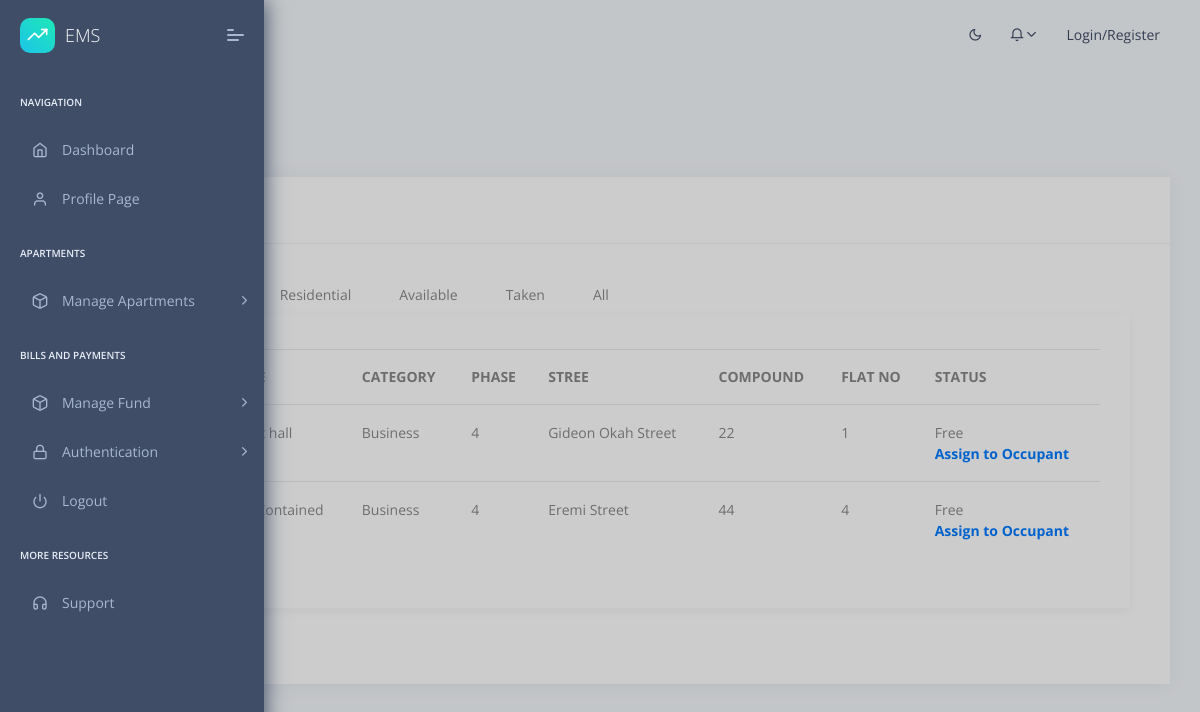
/apartment_list/, run on an earlier commit of the app's database.
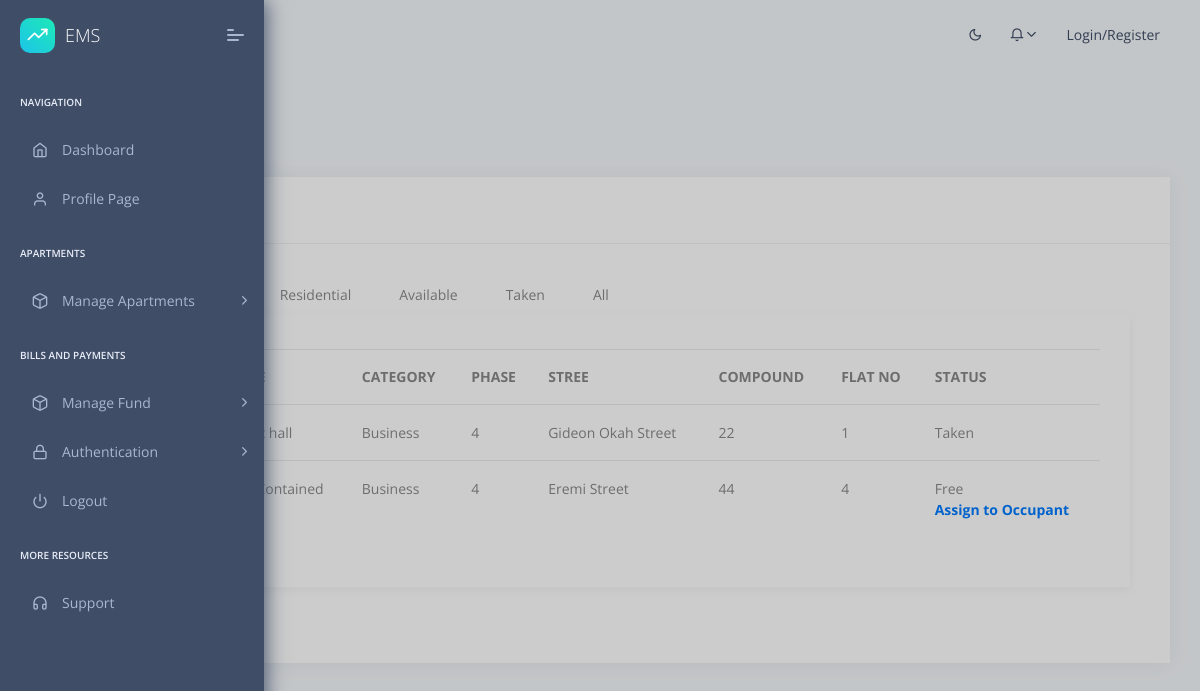
And on a later commit of the database.
### apartments/models.py (models this page shows, shortened)
class Apartment(models.Model):
    apartment_category = models.CharField(max_length=15, choices=ApartmentCategory)
    apartment_type = models.ForeignKey(ApartmentType,on_delete=models.CASCADE)
    phase = models.IntegerField()
    street = models.ForeignKey(Street,on_delete=models.CASCADE)
    compound = models.CharField(max_length=100)
    flat_number = models.IntegerField()
    status = models.CharField(max_length=15, choices=ApartmentStatus,default='free')
    date_created = models.DateTimeField(auto_now_add=True)
    created_by = models.ForeignKey(User,on_delete=models.CASCADE)

class ApartmentType(models.Model):
    title = models.CharField(max_length=100, unique=True)
    description = models.TextField(blank=True,null=True)
    price = models.DecimalField(decimal_places=2, default='00.00', max_digits=20)
    date_created = models.DateTimeField(auto_now_add=True)
    created_by = models.ForeignKey(User,on_delete=models.CASCADE)

class Street(models.Model):
    title = models.CharField(max_length=225)
    date_created = models.DateTimeField(auto_now_add=True)
    created_by = models.ForeignKey(User,on_delete=models.CASCADE)

### apartments/views.py (the view)
# urls.py: path('apartment_list/',apartment_list_view,name='apartment_list'),
def apartment_list_view(request):
	apartments=Apartment.objects.all()
	residential_apartments = Apartment.objects.filter(apartment_category='residential')
	business_apartments = Apartment.objects.filter(apartment_category='business')
	available = Apartment.objects.filter(status='free')
	taken = Apartment.objects.filter(status='taken')
	context={'apartments':apartments,"residential_apartments":residential_apartments,
		"business_apartments":business_apartments,"available":available,"taken":taken}
	return render(request,'apartments/apartment_list.html',context)

### context_processors.py (called while the page is built)
def cfg_assets_root(request):
    return { 'ASSETS_ROOT' : settings.ASSETS_ROOT }

### templates/apartments/apartment_list.html (shortened to what the changed rows need)
{% extends "layouts/base.html" %}
{% block content %}
    <section class="pcoded-main-container">
        <div class="pcoded-wrapper">
            <div class="pcoded-content">
                <div class="pcoded-inner-content">
                    <div class="main-body">
                        <div class="page-wrapper">
                            <div class="row">
                                <div class="col-xl-12">
                                    <div class="card">
                                        <div class="table table-responsive">
                                        <div class="card-block table-border-style">
                                            <div class="col-xl-12 col-md-12 m-b-30">
                                                <div class="tab-content" id="myTabContent">
                                                    <div class="tab-pane fade active show" id="business" role="tabpanel"
                                                            aria-labelledby="business-tab">
                                                        <table class="table table-hover">
                                                            {% include 'apartments/snippets/apartment_list_template.html' with instances=with instances=business_apartments %}
                                                        </table>
                                                    </div>
                                                </div>
                                            </div>
                                        </div>
                                        </div>
                                    </div>
                                </div>
                            </div>
                        </div>
                    </div>
                </div>
            </div>
        </div>
    </section>
{% endblock content %}

### templates/apartments/snippets/apartment_list_template.html
        <thead>
            <tr>
                <th>#</th>
                <th>TITLE</th>
                <th>CATEGORY</th>
                <th>PHASE</th>
                <th>STREE</th>
                <th>COMPOUND</th>
                <th>FLAT NO</th>
                <th>STATUS</th>
            </tr>
        </thead>
        <tbody>
            {% for instance in instances %}
            <tr>
                <td>{{ forloop.counter }}</td>
                <td>{{instance.apartment_type.title}}</td>
                <td>{{instance.apartment_category|capfirst}}</td>
                <td>{{instance.phase}}</td>
                <td>{{instance.street.title}}</td>
                <td>{{instance.compound}}</td>
                <td>{{instance.flat_number}}</td>
                <td>
                    {{instance.status|capfirst}}
                    {% if instance.status == 'free' %} <br>
                        <a href="{% url 'add_occupant' instance.id %}"><b>Assign to Occupant</b></a>
                    {% endif %}
                </td>
            </tr>
            {% endfor %}
        </tbody>

What changed in the data, as far as the page shows it:
changed Apartment "Event hall": status "Free" → "Taken"; no longer shows "Assign to Occupant"
